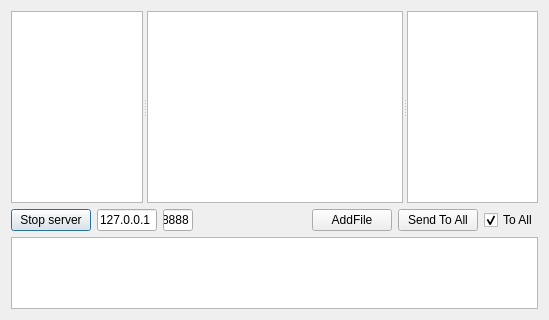
<?xml version="1.0" encoding="UTF-8"?>
<ui version="4.0">
 <class>Dialog</class>
 <widget class="QDialog" name="Dialog">
  <property name="geometry">
   <rect>
    <x>0</x>
    <y>0</y>
    <width>549</width>
    <height>320</height>
   </rect>
  </property>
  <property name="windowTitle">
   <string>Сервер</string>
  </property>
  <layout class="QVBoxLayout" name="verticalLayout">
   <item>
    <widget class="QSplitter" name="splitter">
     <property name="orientation">
      <enum>Qt::Horizontal</enum>
     </property>
     <widget class="QListWidget" name="lwLog">
      <property name="sizePolicy">
       <sizepolicy hsizetype="Expanding" vsizetype="Expanding">
        <horstretch>0</horstretch>
        <verstretch>0</verstretch>
       </sizepolicy>
      </property>
      <property name="selectionRectVisible">
       <bool>false</bool>
      </property>
     </widget>
     <widget class="QListWidget" name="lwUsers">
      <property name="sizePolicy">
       <sizepolicy hsizetype="Minimum" vsizetype="Fixed">
        <horstretch>0</horstretch>
        <verstretch>0</verstretch>
       </sizepolicy>
      </property>
      <property name="selectionMode">
       <enum>QAbstractItemView::MultiSelection</enum>
      </property>
      <property name="sortingEnabled">
       <bool>true</bool>
      </property>
     </widget>
     <widget class="QListWidget" name="lwFiles"/>
    </widget>
   </item>
   <item>
    <layout class="QHBoxLayout" name="horizontalLayout">
     <item>
      <widget class="QPushButton" name="pbStartStop">
       <property name="text">
        <string>Stop server</string>
       </property>
       <property name="checkable">
        <bool>true</bool>
       </property>
       <property name="checked">
        <bool>false</bool>
       </property>
      </widget>
     </item>
     <item>
      <widget class="QLineEdit" name="leHost">
       <property name="minimumSize">
        <size>
         <width>60</width>
         <height>0</height>
        </size>
       </property>
       <property name="text">
        <string>127.0.0.1</string>
       </property>
      </widget>
     </item>
     <item>
      <widget class="QLineEdit" name="lePort">
       <property name="minimumSize">
        <size>
         <width>30</width>
         <height>0</height>
        </size>
       </property>
       <property name="text">
        <string>8888</string>
       </property>
      </widget>
     </item>
     <item>
      <spacer name="horizontalSpacer">
       <property name="orientation">
        <enum>Qt::Horizontal</enum>
       </property>
       <property name="sizeHint" stdset="0">
        <size>
         <width>200</width>
         <height>20</height>
        </size>
       </property>
      </spacer>
     </item>
     <item>
      <widget class="QPushButton" name="pbAddFile">
       <property name="text">
        <string>AddFile</string>
       </property>
      </widget>
     </item>
     <item>
      <widget class="QPushButton" name="pbSend">
       <property name="text">
        <string>Send To All</string>
       </property>
      </widget>
     </item>
     <item>
      <widget class="QCheckBox" name="cbToAll">
       <property name="text">
        <string>To All</string>
       </property>
       <property name="shortcut">
        <string/>
       </property>
       <property name="checked">
        <bool>true</bool>
       </property>
       <property name="tristate">
        <bool>false</bool>
       </property>
      </widget>
     </item>
    </layout>
   </item>
   <item>
    <layout class="QHBoxLayout" name="horizontalLayout_2">
     <item>
      <widget class="QPlainTextEdit" name="pteMessage">
       <property name="plainText">
        <string/>
       </property>
      </widget>
     </item>
    </layout>
   </item>
  </layout>
 </widget>
 <layoutdefault spacing="6" margin="11"/>
 <resources/>
 <connections/>
</ui>
